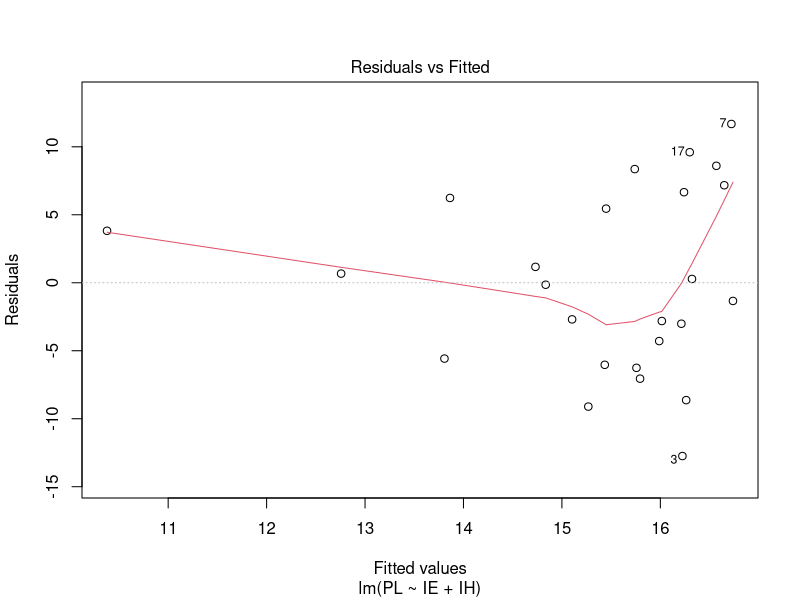
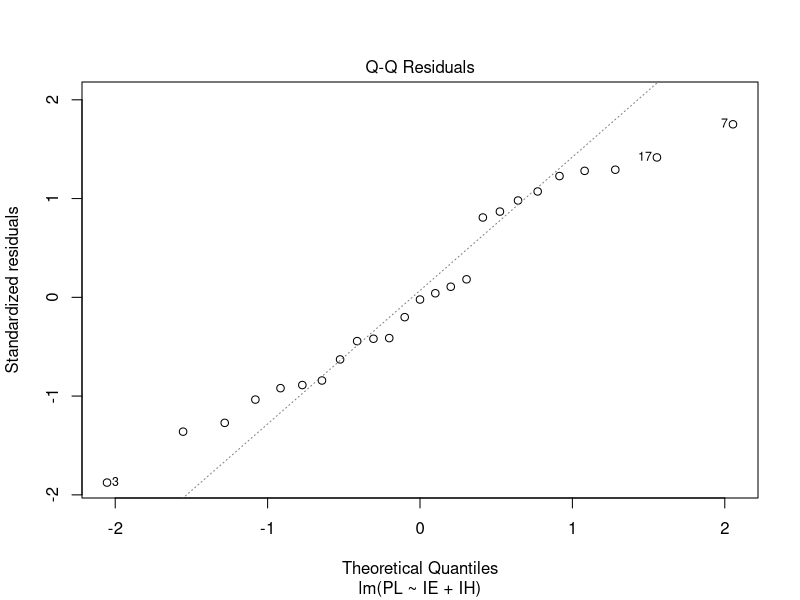
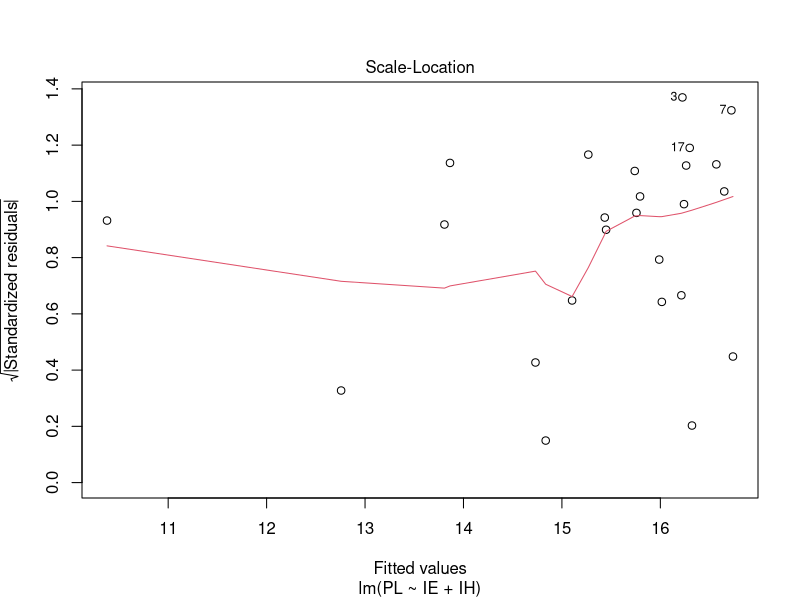
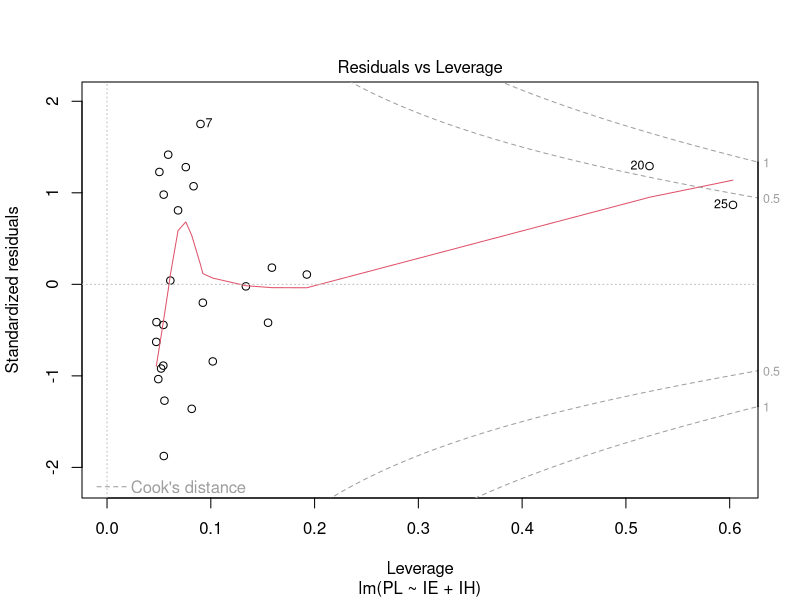

R code for these plots, in order:
# Reeta Tomar
# Regression 
mls = read.csv(file='./data/mls2.csv')
mls
#names(mls) = c('PL','IE','IH')
model = lm(PL ~ IE + IH, data=mls)
summary(model)
plot(model)
model
